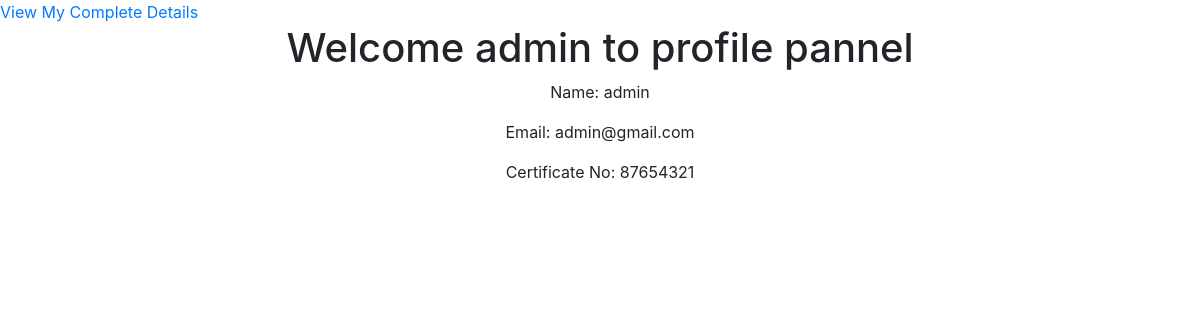
Page /profile (signed in) on the committed database.
### student/models.py (models this page shows)
class store(models.Model):
    name=models.CharField(max_length=20)
    email=models.CharField(max_length=60)
    certificate=models.CharField(max_length=40)
    password=models.CharField(max_length=40)
    gender=models.CharField(max_length=40)

### student/views.py (the view)
# urls.py: path('profile',views.profile,name='profile'),
def profile(request):
    email = request.session['user']
    data = store.objects.filter(email=email).all()
    return render(request,'profile.html',{'data':data})

### student/templates/profile.html (shortened to what this page needs)
<!DOCTYPE html>
<html lang="en">
<head>
    <link rel="stylesheet" href="https://cdn.jsdelivr.net/npm/bootstrap@4.6.2/dist/css/bootstrap.min.css">
</head>
<body>
<a href="{% url 'showw' %}">View My Complete Details</a>
{% for i in data %}
<h1 align="center">
    Welcome {{i.name}} to profile pannel
</h1>
<p align="center">Name: {{i.name}}</p>
<P align="center">Email: {{i.email}}</P>
<P align="center">Certificate No: {{i.certificate}}</P>
{% endfor %}
</body>
</html>

### rows in the picture
store: name "admin", email "admin@gmail.com", certificate "87654321"
